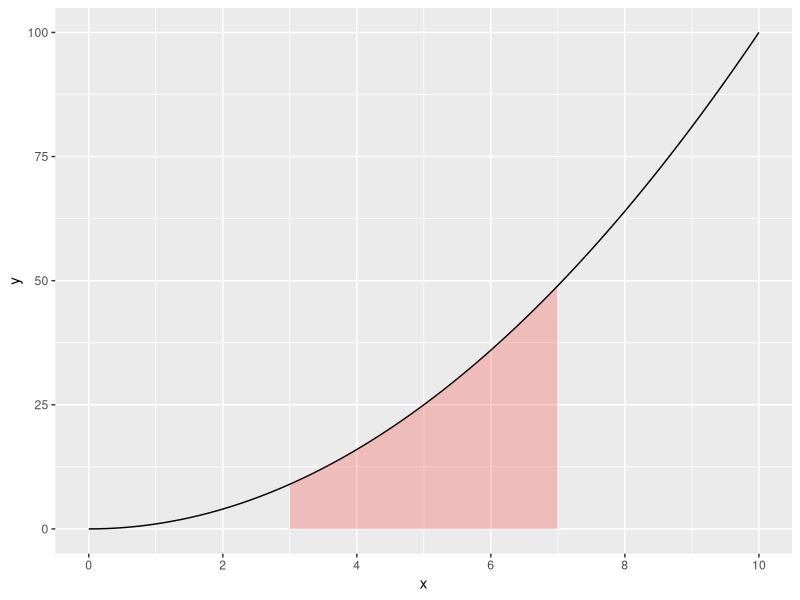
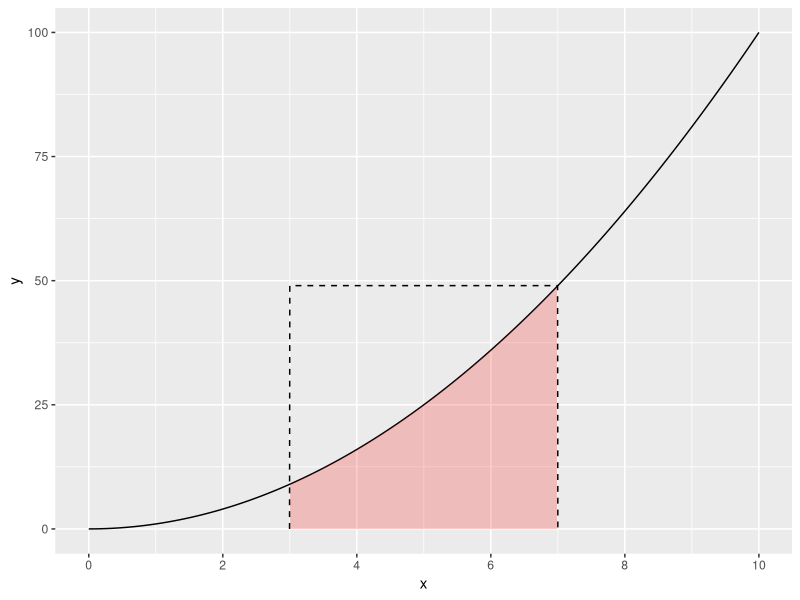
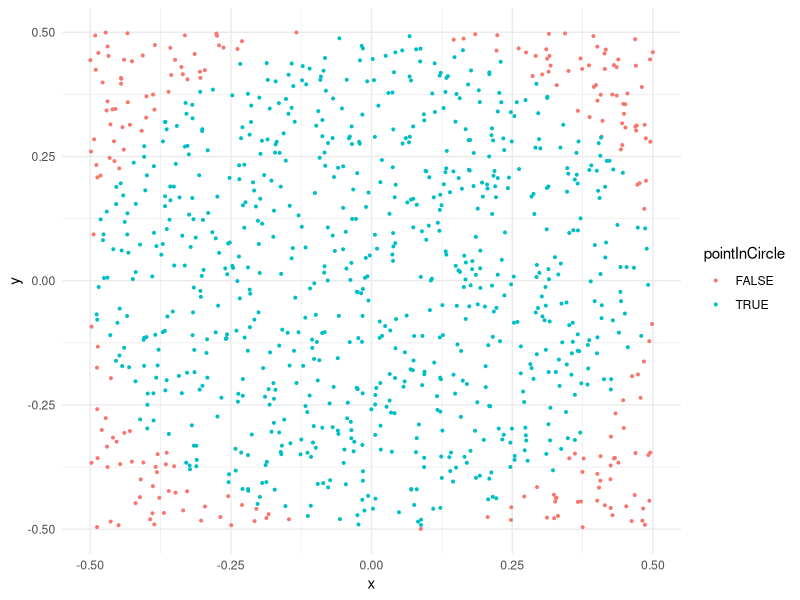

These figures' R source, in order:
## ---- chunk 1

## ---- chunk 2
library(dplyr)
library(ggplot2)
x  <- seq(0, 10, by = 0.01)
df <- data.frame(x = x, y = x^2)
p <- ggplot(data = df) +
    geom_line(aes(x = x, y = y)) +
    geom_area(data = df %>% filter(x > 3 & x < 7),
              aes(x = x, y = y), alpha = 0.2, fill = 'red') +
    scale_x_continuous(breaks = seq(0, 10, 2), limits = c(0, 10))
p
## ---- chunk 3
pBox <- p +
    geom_area(data = data.frame(x = c(3, 3, 7, 7), y = c(0, 7^2, 7^2, 0)),
              aes(x = x, y = y), alpha = 0, color = 'black', linetype = 2)
pBox
## ---- chunk 4
numTrials <- 100000
# The function runif() samples from a "uniform" distribution
x <- runif(numTrials, min = 3, max = 7) # Values of x between 3 and 7
y <- runif(numTrials, min = 0, max = 7^2) # Values of y between 0 and 7^2
## ---- chunk 5
# Determine which y points are less than or equal to x^2:
belowCurve <- y <= x^2 # This will create a vector of TRUE and FALSE values
# Compute the ratio of points below the curve:
ratio <- sum(belowCurve) / numTrials
totalArea <- (7 - 3) * 7^2 # Rectangle length x height = 196
areaUnderCurve <- ratio * totalArea
areaUnderCurve
## ---- chunk 6
error <- (7^3 / 3) - (3^3 / 3) - areaUnderCurve
errorPer <- round(100*abs(error / areaUnderCurve), 2)
## ---- chunk 7
numTrials <- 1000
points <- data.frame(
    x = runif(numTrials, -0.5, 0.5),
    y = runif(numTrials, -0.5, 0.5))
head(points)
## ---- chunk 8
library(dplyr)
points <- points %>%
    mutate(
        radius = sqrt(x^2 + y^2),
        pointInCircle = ifelse(radius <= 0.5, TRUE, FALSE))
## ---- chunk 9
library(ggplot2)
ggplot(points) +
    geom_point(aes(x = x, y = y, color = pointInCircle), size = 0.7) +
    theme_minimal()
## ---- chunk 10
ratio <- sum(points$pointInCircle) / nrow(points)
piApprox <- 4 * ratio
piApprox
## ---- chunk 11
error <- piApprox - pi
errorPer <- round(100*abs(error / pi), 2)
## ---- chunk 12
numTrials <- 100000
points <- data.frame(
    x = runif(numTrials, -0.5, 0.5),
    y = runif(numTrials, -0.5, 0.5)) %>%
    mutate(
        radius = sqrt(x^2 + y^2),
        pointInCircle = ifelse(radius <= 0.5, TRUE, FALSE))
ratio <- sum(points$pointInCircle) / nrow(points)
piApprox <- 4 * ratio
piApprox
# Compute error:
error <- piApprox - pi
percentError <- round(100*abs(error / pi), 2)
percentError
